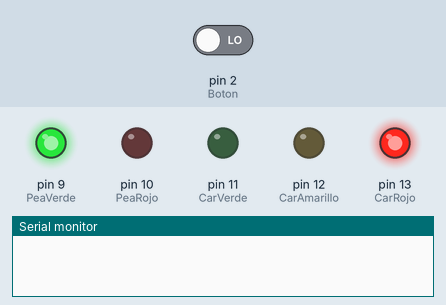
The sketch below on a simulated Arduino Uno, built with avr-gcc and run on an emulated ATmega328P. On the bench: output pins drawn as LEDs (lit = HIGH), the last lines printed to the serial monitor. The inputs (shaded band) are chosen by the test bench; at power-on: pin 2 (Boton) LOW.

Above: at 7.8 s.
7.9 s: pin 2 (Boton) driven HIGH
At 12.9 s:
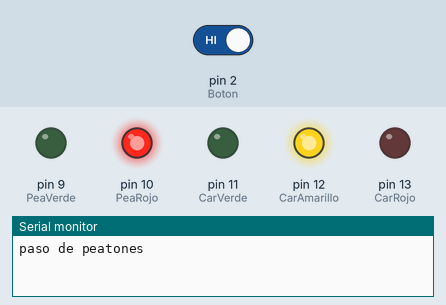
At 15.7 s:
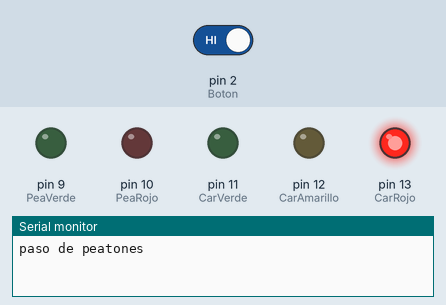
18.7 s: pin 2 (Boton) driven LOW
At 25.7 s:
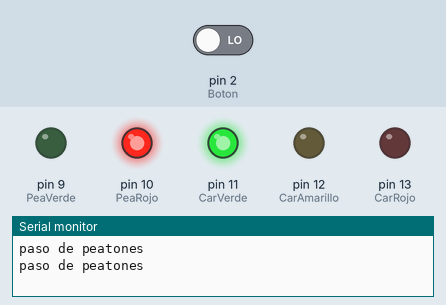
Timing chart, 0 to 35.5 s (numbered marks = the images above; inputs shaded):
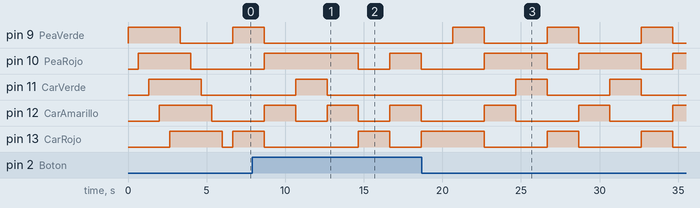

Measured:
- after the input at 7.9 s, pin 9 (PeaVerde): goes on until 8.7 s, then stays LOW; pin 11 (CarVerde): goes on until 12.7 s, then stays LOW; pin 12 (CarAmarillo): alternates HIGH for 2.0 s and LOW for 2.0 s, starting after 4.8 s
- after the input at 18.7 s, pin 9 (PeaVerde): alternates HIGH for 2.0 s and LOW for 4.0 s, starting after 2.0 s; pin 10 (PeaRojo): alternates HIGH for 4.0 s and LOW for 2.0 s, starting after 4.0 s

The sketch:

SemaforoOwO.ino
```cpp
int ledDelay=2000;
int CarRojo = 13;
int CarAmarillo = 12;
int CarVerde = 11;
int PeaRojo = 10;
int PeaVerde = 9;
int Boton = 2;
int TiempoParaCruzar = 5000;
int valor = analogRead(A0);
int tiempo = map(valor,0, 1023, 10, 60)*1000;
unsigned long changeTime;

void setup(){
Serial.begin(9600);
int i,j;
for(i=9;i<14;i++){
  pinMode(i,OUTPUT);
  digitalWrite(i,LOW);
}

for(i=9;i<14;i++){
  digitalWrite(i,HIGH);
  delay(ledDelay/3);
}

for(i=9;i<14;i++){
  digitalWrite(i,LOW);
  delay(ledDelay/3);
}
}

void RutinaDeLuces(){
int estado=0;
for(estado=1;estado<4;estado++){
  switch(estado){
    case(0):
    digitalWrite(CarRojo,LOW);
    digitalWrite(CarAmarillo,LOW);
    digitalWrite(CarVerde,LOW);
    digitalWrite(PeaRojo,LOW);
    digitalWrite(PeaVerde,HIGH);
    break;
    case(1):
    digitalWrite(CarRojo,HIGH);
    digitalWrite(CarAmarillo,LOW);
    digitalWrite(CarVerde,LOW);
    digitalWrite(PeaRojo,LOW);
    digitalWrite(PeaVerde,HIGH);
    break;
    case(2):
    digitalWrite(CarRojo,LOW);
    digitalWrite(CarAmarillo,HIGH);
    digitalWrite(CarVerde,LOW);
    digitalWrite(PeaRojo,HIGH);
    digitalWrite(PeaVerde,LOW);
    break;

    case(3):
    digitalWrite(CarRojo,LOW);
    digitalWrite(CarAmarillo,LOW);
    digitalWrite(CarVerde,HIGH);
    digitalWrite(PeaRojo,HIGH);
    digitalWrite(PeaVerde,LOW);
    break;
  }
delay(ledDelay);
digitalWrite(CarRojo,LOW);
digitalWrite(CarAmarillo,LOW);
digitalWrite(CarVerde,LOW);
digitalWrite(PeaRojo,LOW);
digitalWrite(PeaVerde,HIGH);
}}
void PasoDePeatones(){
  int estado=0;
  Serial.println("paso de peatones");
  for(estado=1;estado<3;estado++){
    switch(estado){
      case(1):
      digitalWrite(CarRojo,LOW);
      digitalWrite(CarAmarillo,HIGH);
      digitalWrite(CarVerde,LOW);
      digitalWrite(PeaRojo,HIGH);
      digitalWrite(PeaVerde,LOW);
      break;
      case(2):
      digitalWrite(CarRojo,HIGH);
      digitalWrite(CarAmarillo,LOW);
      digitalWrite(CarVerde,LOW);
      digitalWrite(PeaRojo,LOW);
      digitalWrite(PeaVerde,LOW);
      break;
    }
    delay(ledDelay);
    digitalWrite(CarRojo,LOW);
    digitalWrite(CarAmarillo,LOW);
    digitalWrite(CarVerde,LOW);
    digitalWrite(PeaRojo,LOW);
    digitalWrite(PeaVerde,HIGH);
  }
 }
  void loop(){
    int EstadoBoton=digitalRead(Boton);
    if(EstadoBoton==HIGH&&(millis()-changeTime)>1250){
      PasoDePeatones();
    }
    else{
      RutinaDeLuces();
    }
  }
```
